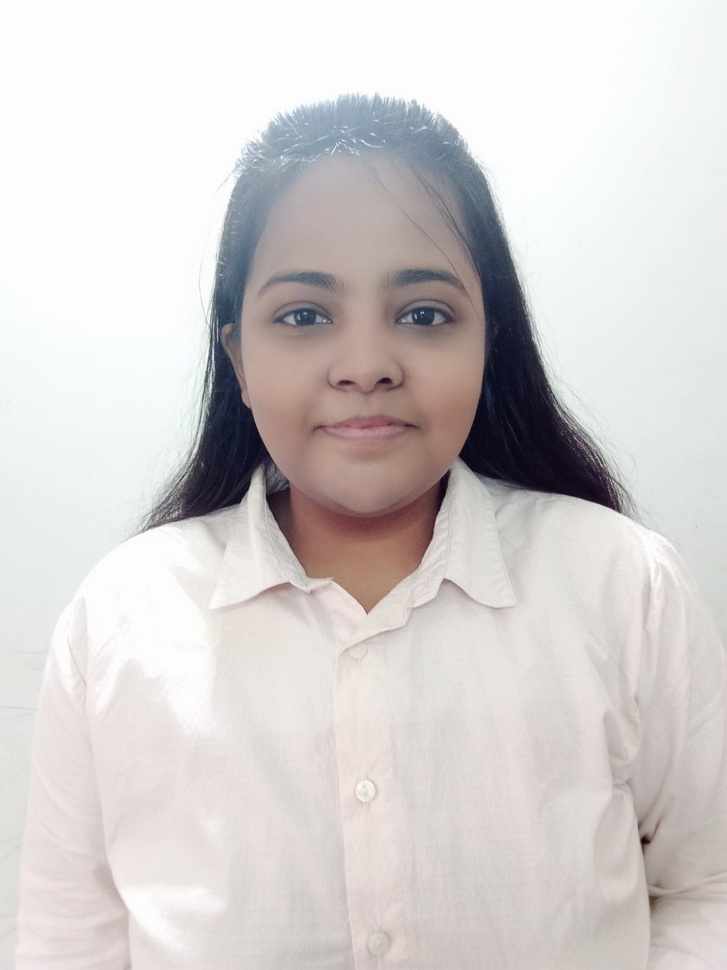
#> input picture megha.jpg, 727 x 970 px, shrunk from 1200 x 1600 before the run
$ python test.py
#> lines starting #> are read from the running program, lines starting #| are printed output that depends on the picture
import numpy as np
import imageio
import scipy.ndimage

import cv2
def rgb2gray(a):
    return np.dot(a[...,:3],[0.2989,0.5870,0.1140])

def dodge(front , back):
    final_sketch = front*255/(255-back)
    #final_sketch[final_sketch>255]=255
    #final_sketch[back==255]=255
    return final_sketch.astype('uint8')


ss = imageio.imread("megha.jpg")
#> ss is the input picture: shape (970, 727, 3); mean R, G, B 212.4, 208, 206.8

gray=rgb2gray(ss)
#> in rgb2gray, `return np.dot(a[...,:3],[0.2989,0.5870,0.1140])`:
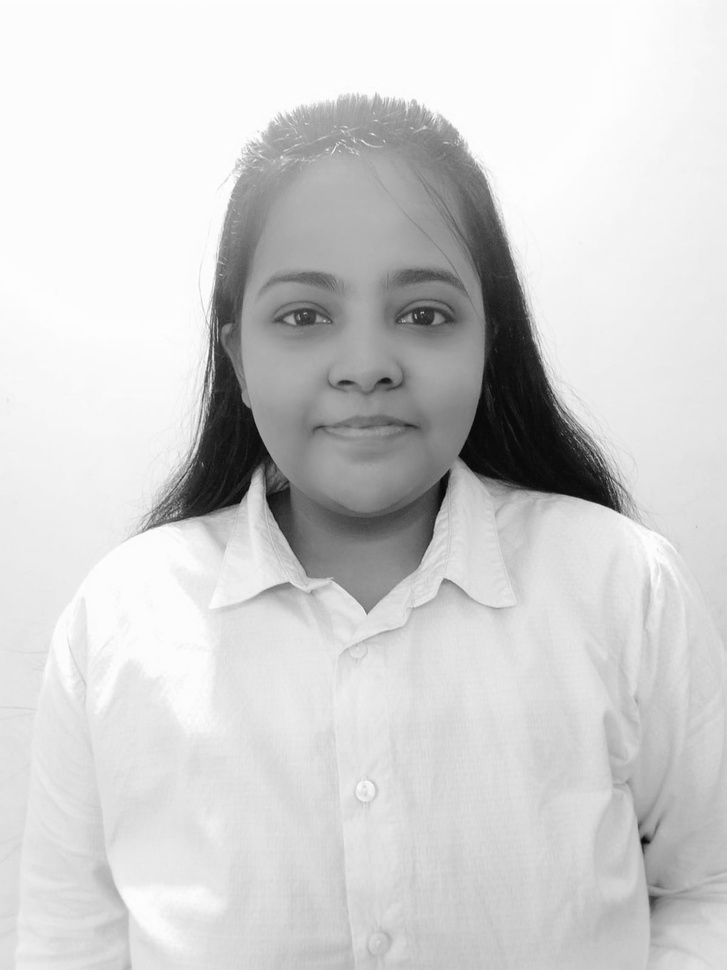
#> returned value: shape (970, 727) float64; min 4.85, max 255, mean 209.2
i=255-gray
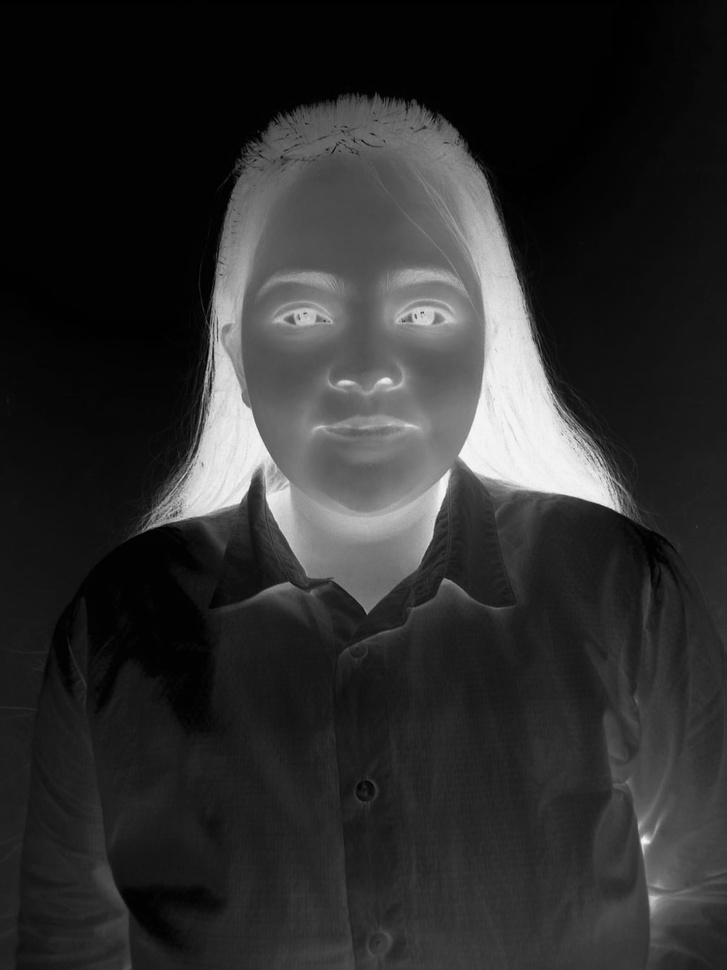
#> i: shape (970, 727) float64; min 0.0255, max 250.1, mean 45.8

#to convert into blur image
blur = scipy.ndimage.filters.gaussian_filter(i,sigma=15)
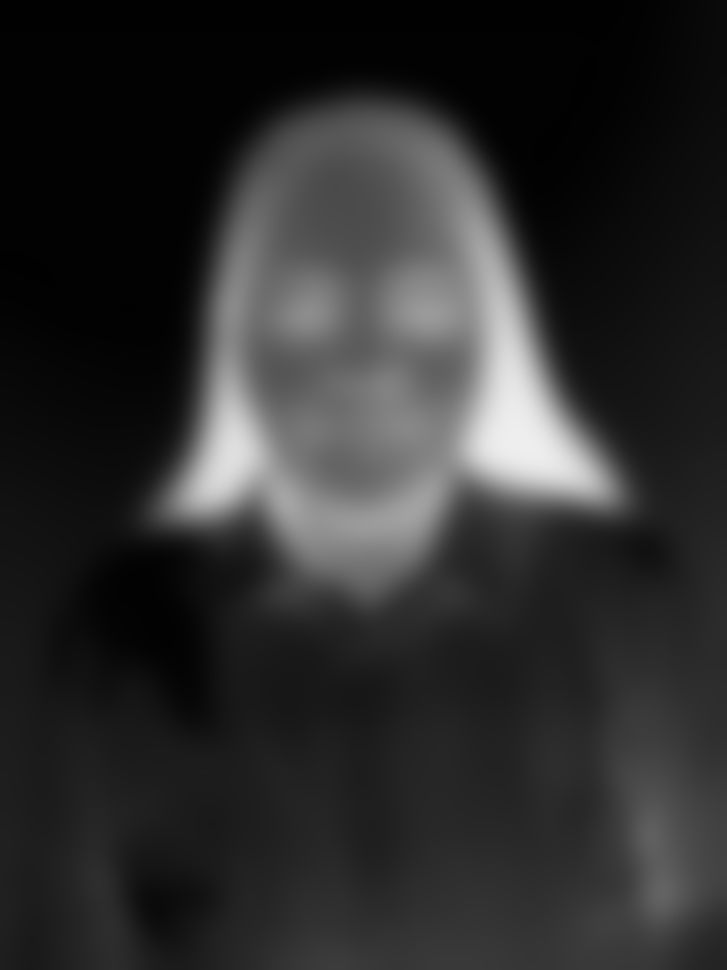
#> blur: shape (970, 727) float64; min 1.76, max 238.8, mean 45.8

#sigma is the intensity of the blurness of the image

#this function will convert our image to sketch by taking two parameter as blur and gray

r = dodge(blur , gray)
#> in dodge, `return final_sketch.astype('uint8')`:
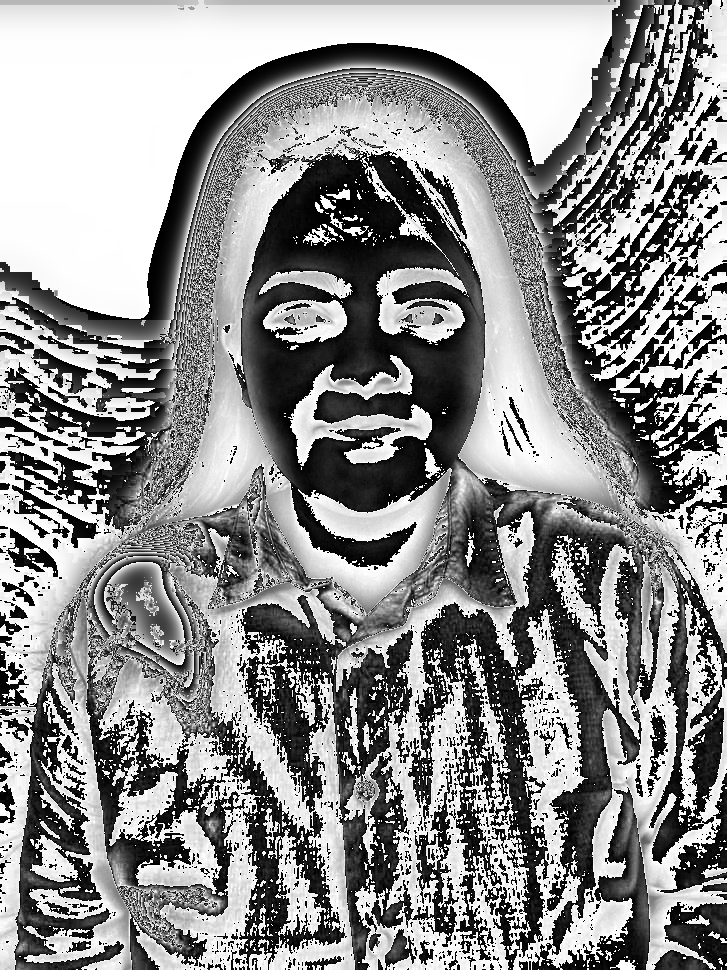
#> returned value: shape (970, 727); min 0, max 255, mean 141.9

cv2.imwrite("dummy-sketch.jpg",r    )
